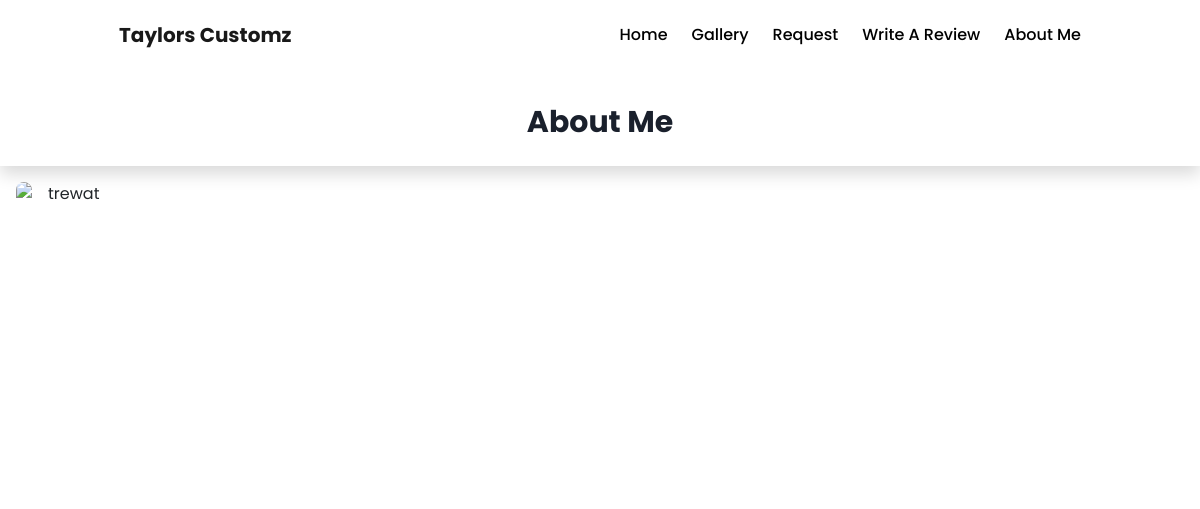
Page /about/ on the earlier database version.
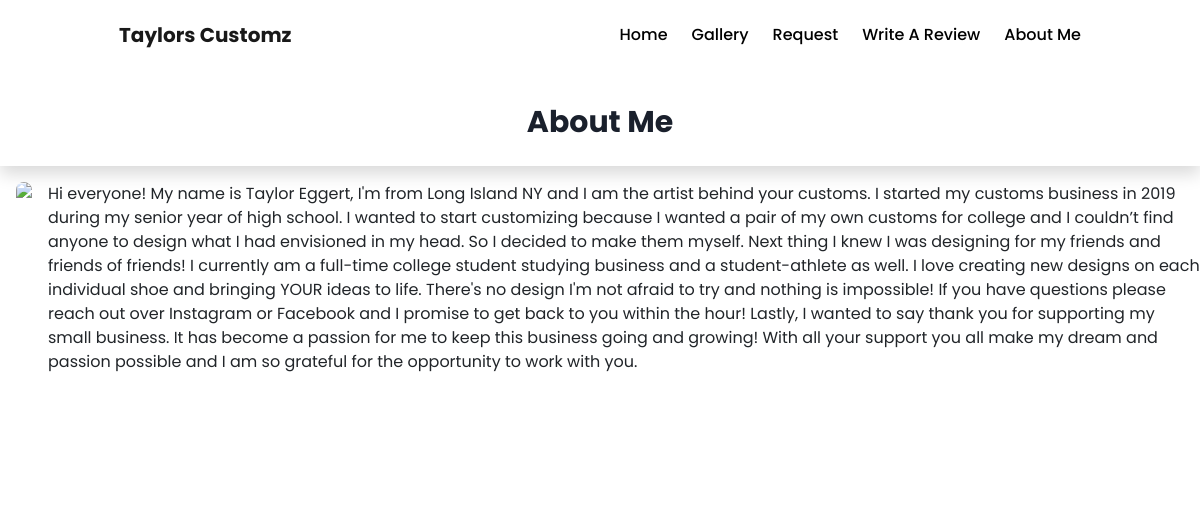
Same page on the later database version.
### users/models.py (models this page shows)
class AboutMe(models.Model):
    description = models.CharField(max_length=10000)
    active = models.BooleanField(default=True)

### users/views.py (the view)
# urls.py: path('about/', views.bio, name='bio'),
def bio(request):
    data = AboutMe.objects.get(active=True)
    context = { 'data': data }
    return render(request, 'users/bio.html', context)

### users/templates/users/bio.html (shortened to what this page needs)
{% extends 'users/base.html' %}
{% block content %}
 <div>
   <img class='rounded-lg m-3' id='bio-pic' src='../../static/users/assets/images/bio_img.png' style='height:300px;'>
 </div>
<p id='bio-text' class='mt-3'>{{data.description}}</p>
{% endblock content %}

Differences in the rows shown:
changed AboutMe: description "trewat" → "Hi everyone! My name is Taylor Eggert, I'm from Long Island NY and I am the artist behind your customs. I started my customs business in 2019 during my senior year of high school. I wanted to start customizing because I wanted a pair of my own customs for college and I couldn’t find anyone to design what I had envisioned in my head. So I decided to make them myself. Next thing I knew I was designing for my friends and friends of friends! I currently am a full-time college student studying business and a student-athlete as well. I love creating new designs on each individual shoe and bringing YOUR ideas to life. There's no design I'm not afraid to try and nothing is impossible! If you have…"
